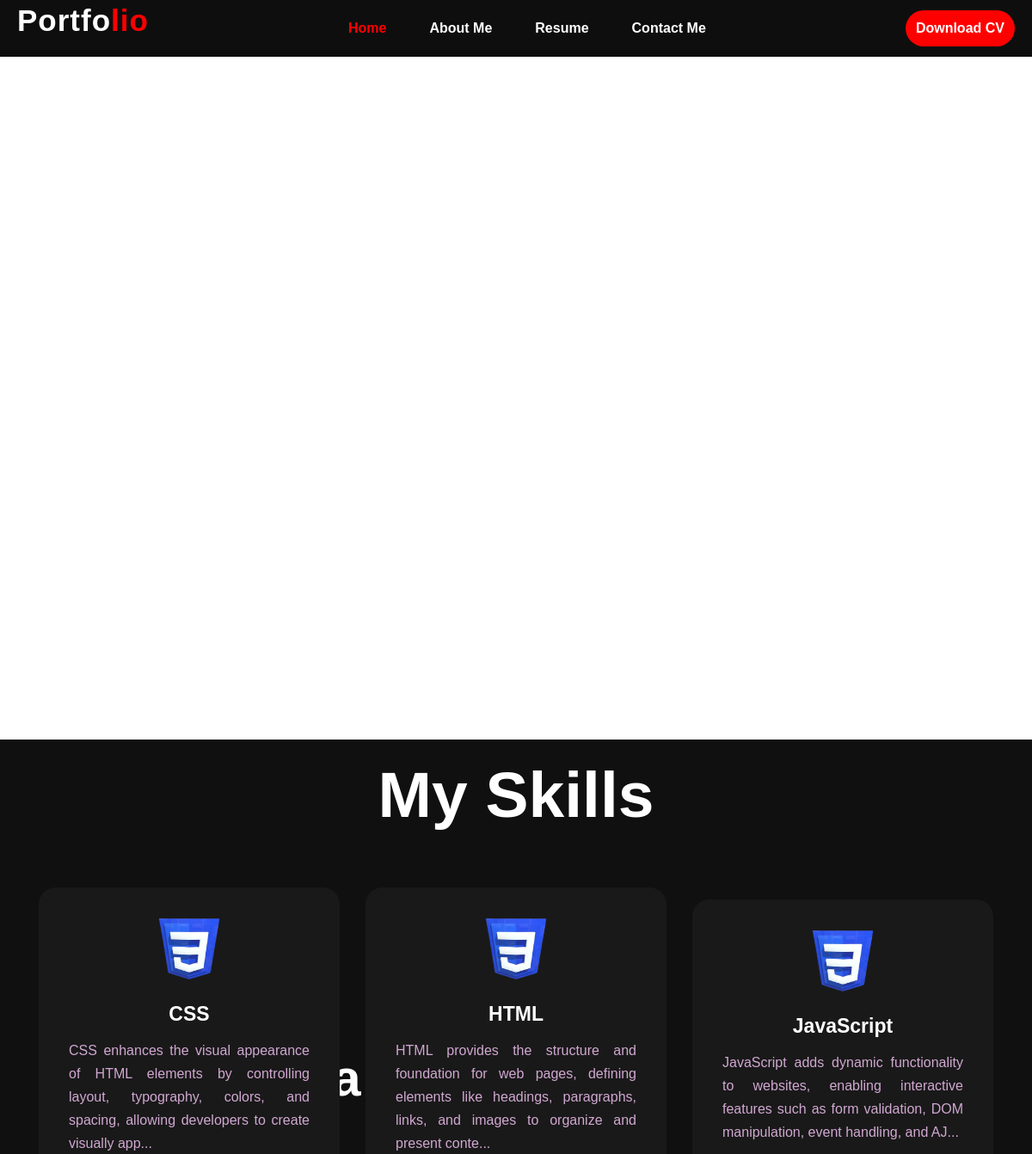
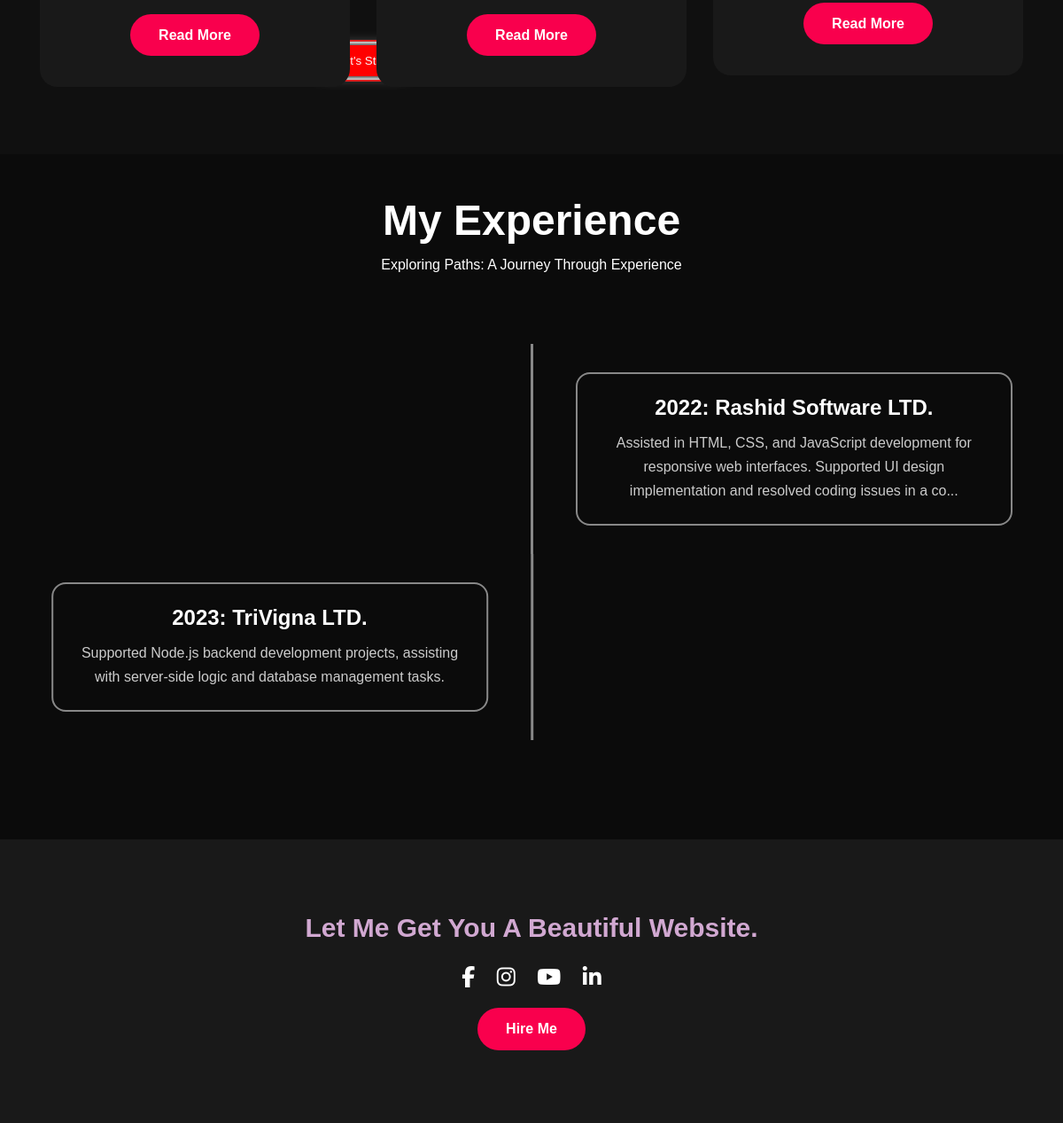
The page / on the database its author committed (2 pictures, top to bottom).
### app.py (models this page shows, shortened)
class Skill(db.Model):
    ex_id = db.Column(db.Integer, primary_key=True)
    title = db.Column(db.String(200), nullable=False)
    desc = db.Column(db.String(500), nullable=False)

class Experience(db.Model):
    ex_id = db.Column(db.Integer, primary_key=True)
    title = db.Column(db.String(200), nullable=False)
    desc = db.Column(db.String(500), nullable=False)

### app.py (the view)
@app.route("/")
def landing_page():
    allEx = Experience.query.all()
    infos = Info.query.all()
    skills = Skill.query.all()
    for skill in skills:
        skill.truncated_desc = truncate_string(skill.desc, 150)
    for experience in allEx:
        experience.truncated_desc = truncate_string(experience.desc, 150)
    info_dict = {}
    for info in infos:
        info_dict[info.key] = info.value
    return render_template(
        "front/landing_page.html", allEx=allEx, info_dict=info_dict, skills=skills
    )

### app.py (called while the page is built)
def truncate_string(s, length):
    if len(s) <= length:
        return s
    else:
        return s[:length] + "..."  # slicing

### templates/front/landing_page.html (shortened to what this page needs)
{% extends 'front/layouts/layout.html' %}
{% block main_content %}
<div id="home" class="hero">
    <div class="imgbody">
        <div class="imgslider"></div>
    </div>
</div>
<div class="content">
    <h4>Hello, my name is</h4>
    <h1>{{info_dict['name']}}</h1>
    <h3>I am a {{info_dict['post']}}.</h3>
    <div class="newslatter">
        <form action="">
            <input type="submit" name="submit" value="Let's Start">
        </form>
    </div>
</div>
<div id="services" class="service">
    <div class="title">
        <h2>My Skills</h2>
    </div>
    <div class="box">
        {% for skill in skills[:3] %}
        <div class="card">
            <img src="../static/images/css.png" alt="">
            <h5>{{ skill.title }}</h5>
            <div class="pra">
                <p>{{ skill.truncated_desc }}</p>
                <p style="text-align: center;">
                    <a class="button">Read More</a>
                </p>
            </div>
        </div>
        {% endfor %}
    </div>
</div>
<div class="experience">
    <div class="titlee">
        <h1>My Experience</h1>
        <p>Exploring Paths: A Journey Through Experience</p>
        <div class="timeline">
            {% for ex in allEx %}
            <div class="checkpoint">
                <div>
                    <h2>{{ex.title}}</h2>
                    <p>{{ex.truncated_desc}}</p>
                </div>
            </div>
            {% endfor %}
        </div>
    </div>
</div>
{% endblock %}

### static/style.css (style rules this page uses)
* { padding: 0; margin: 0; font-family: sans-serif; box-sizing: border-box; }
.content { position: absolute; top: 50%; left: 8%; transform: translateY(-50%); }
.content h1 { color: white; margin: 20px 0px 20px; font-size: 60px; }
.content h3 { color: white; font-size: 25px; margin-bottom: 50px; }
.content h4 { color: #fcfc; letter-spacing: 2px; font-size: 20px; }
.newslatter form { width: 380px; max-width: 100%; position: relative; }
.newslatter form input:last-child { position: absolute; display: inline-block; outline: none; border: none; padding: 10px 30px; border-radius: 30px; background-color: red; color: rgb(248, 248, 248); box-shadow: 0px 0px 5px #000, 0px 0px 15px #858585; top: 6px; right: 6px; }
.service { background: #101010; width: 100%; padding: 1px 0px; }
.title h2 { color: white; font-size: 75px; width: 1130px; margin: 20px auto; text-align: center; }
.box { display: grid; grid-template-columns: repeat(3, 1fr); grid-template-rows: auto auto; gap: 30px; justify-content: center; align-items: center; padding:45px ; }
.card { padding: 20px 35px; background: #191919; border-radius: 20px; position: relative; overflow: hidden; text-align: center; }
.card img { width: 70%; height: 28%; }
h5 { color: white; font-size: 23px; margin-bottom: 15px; }
.pra p { color:#fcfc; font-size: 16px; line-height: 27px; margin-bottom: 25px; text-align: justify; }
.card .button { background-color: #f9004d; color: white; text-decoration: none; border: 2px solid transparent; font-weight: bold; padding: 13px 30px; border-radius: 30px; transition: .4s; }
.imgbody { width: 100%; height: 100vh; display: grid; place-items: center; margin-top: 60px; }
.imgslider { width: 100%; height: 100vh; background-size: 100% 100%; animation: changeImage 10s linear infinite; }
.experience { background-color: #0b0b0b; color: #fff; padding: 2em; }
h1 { margin: 0.3em; font-size: 3em; }
h2 { margin-bottom:0.5em ; }
.titlee { text-align:center; color: white; }
.timeline { margin: 5em auto; max-width: 34.15em; }
.checkpoint { max-width: 34em; padding-top: 2em; padding-bottom: 2em; position: relative; }
.checkpoint div { border: 2px solid #888; border-radius: 1em; padding: 1.5em; }
.checkpoint p { line-height: 27px; color: #ccc; }
.checkpoint:nth-child(odd) { border-left: 3px solid #888; padding-left: 3em; transform: translateX(17em); }
.checkpoint:nth-child(even) { border-right: 3px solid #888; padding-right: 3em; transform: translateX(-16.8em); }
textarea,input { color: rgb(185, 183, 183); }

### rows shown on the page
Skill: title "CSS", truncated_desc "CSS enhances the visual appearance of HTML elements by controlling layout, typography, colors, and spacing, allowing developers to create visually app..."
Skill: title "HTML", truncated_desc "HTML provides the structure and foundation for web pages, defining elements like headings, paragraphs, links, and images to organize and present conte..."
Skill: title "JavaScript", truncated_desc "JavaScript adds dynamic functionality to websites, enabling interactive features such as form validation, DOM manipulation, event handling, and AJ..."
Experience: title "2022: Rashid Software LTD.", truncated_desc "Assisted in HTML, CSS, and JavaScript development for responsive web interfaces. Supported UI design implementation and resolved coding issues in a co..."
Experience: title "2023: TriVigna LTD.", truncated_desc "Supported Node.js backend development projects, assisting with server-side logic and database management tasks."
